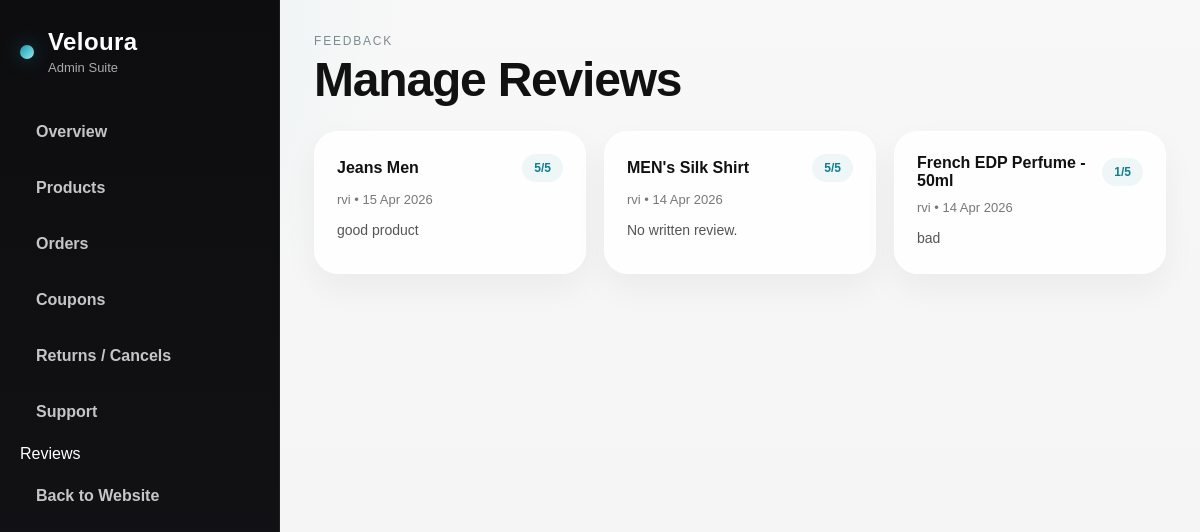
/dashboard/reviews/ (signed in), run on the app's committed database.
### products/models.py (models this page shows, shortened)
class Review(models.Model):
    RATING_CHOICES = [
        (1, '1 Star'),
        (2, '2 Stars'),
        (3, '3 Stars'),
        (4, '4 Stars'),
        (5, '5 Stars'),
    ]
    product = models.ForeignKey(Product, on_delete=models.CASCADE, related_name='reviews')
    user = models.ForeignKey(User, on_delete=models.CASCADE)
    rating = models.IntegerField(choices=RATING_CHOICES)
    comment = models.TextField(blank=True, null=True)
    created_at = models.DateTimeField(auto_now_add=True)
    class Meta:
        unique_together = ('product', 'user')
        ordering = ['-created_at']

class Product(models.Model):
    CATEGORY_CHOICES = [
        ('Women', 'Women'),
        ('Men', 'Men'),
        ('Kids', 'Kids'),
        ('Home', 'Accessories'),
        ('Perfume', 'Perfume'),
    ]
    GENDER_CHOICES = [
        ('Men', 'Men'),
        ('Women', 'Women'),
    ]
    ACCESSORY_TYPE_CHOICES = [
        ('Shoes', 'Shoes'),
        ('Watches', 'Watches'),
        ('Glasses', 'Glasses'),
        ('Belts', 'Belts'),
        ('Wallets', 'Wallets'),
        ('Purse', 'Purse'),
        ('Jewellery', 'Jewellery'),
        ('Skin-Care', 'Skin-Care'),
    ]
    SUBCATEGORY_CHOICES = [
        ('Shirts', 'Shirts'),
        ('T-Shirts', 'T-Shirts'),
        ('Jeans', 'Jeans'),
        ('Formal', 'Formal'),
        ('Polos', 'Polos'),
        ('Jackets', 'Jackets'),
        ('Trousers', 'Trousers'),
        ('Dresses', 'Dresses'),
        ('Tops', 'Tops'),
        ('Kurtas', 'Kurtas'),
        ('Sarees', 'Sarees'),
        ('Skirts', 'Skirts'),
        ('Co-ords', 'Co-ords'),
        ('Leggings', 'Leggings'),
        ('Boys Wear', 'Boys Wear'),
        ('Girls Wear', 'Girls Wear'),
        ('Sets', 'Sets'),
        ('Nightwear', 'Nightwear'),
        ('Baby Wear', 'Baby Wear'),
    ]
    name = models.CharField(max_length=200)
    category = models.CharField(max_length=50, choices=CATEGORY_CHOICES, default='Women')
    price = models.DecimalField(max_digits=10, decimal_places=2)
    image = models.ImageField(upload_to='products/')
    description = models.TextField()
    is_new_arrival = models.BooleanField(default=False)
    is_best_seller = models.BooleanField(default=False)
    is_on_sale = models.BooleanField(default=False)
    sale_percent = models.PositiveIntegerField(default=0)
    gender = models.CharField(max_length=20, choices=GENDER_CHOICES, blank=True, null=True)
    accessory_type = models.CharField(max_length=50, choices=ACCESSORY_TYPE_CHOICES, blank=True, null=True)
    subcategory = models.CharField(max_length=50, choices=SUBCATEGORY_CHOICES, blank=True, null=True)
    stock = models.PositiveIntegerField(default=0)

### products/views.py (the view)
# urls.py: path('dashboard/reviews/', views.dashboard_reviews, name='dashboard_reviews'),
@login_required
def dashboard_reviews(request):
    if not request.user.is_superuser:
        return redirect('/')
    reviews = Review.objects.select_related('product', 'user').order_by('-created_at')
    return render(request, 'dashboard/reviews.html', {'reviews': reviews})

### products/context_processors.py (called while the page is built)
def cart_count(request):
    cart = request.session.get('cart', {})
    total_items = sum(item['quantity'] for item in cart.values())
    return {
        'cart_count': total_items
    }

def wishlist_count(request):
    wishlist = request.session.get('wishlist', {})
    return {
        'wishlist_count': len(wishlist)
    }

### templates/dashboard/reviews.html (shortened to what this page needs)
{% load static %}
<!DOCTYPE html>
<html lang="en">
<head>
    <link rel="stylesheet" href="{% static 'style.css' %}">
</head>
<body>
<section class="lux-dashboard-shell">
    <aside class="lux-dashboard-sidebar">
        <div class="lux-dashboard-brand">
            <span class="lux-brand-dot"></span>
            <div>
                <h2>Veloura</h2>
                <p>Admin Suite</p>
            </div>
        </div>
        <nav class="lux-dashboard-menu">
            <a href="{% url 'dashboard_overview' %}">Overview</a>
            <a href="{% url 'dashboard_products' %}">Products</a>
            <a href="{% url 'dashboard_orders' %}">Orders</a>
            <a href="{% url 'dashboard_coupons' %}">Coupons</a>
            <a href="{% url 'dashboard_order_requests' %}">Returns / Cancels</a>
            <a href="{% url 'dashboard_support_tickets' %}">Support</a
            <a href="{% url 'dashboard_reviews' %}" class="active">Reviews</a>
            <a href="/">Back to Website</a>
        </nav>
    </aside>
    <main class="lux-dashboard-content">
        <div class="lux-dashboard-header">
            <div>
                <p class="lux-dashboard-kicker">Feedback</p>
                <h1>Manage Reviews</h1>
            </div>
        </div>
        <div class="lux-review-grid">
            {% for review in reviews %}
            <div class="lux-review-card">
                <div class="lux-review-top">
                    <strong>{{ review.product.name }}</strong>
                    <span class="review-badge">{{ review.rating }}/5</span>
                </div>
                <p class="lux-review-user">{{ review.user.username }} • {{ review.created_at|date:"d M Y" }}</p>
                <p class="lux-review-text">{{ review.comment|default:"No written review." }}</p>
            </div>
            {% empty %}
            <p>No reviews found.</p>
            {% endfor %}
        </div>
    </main>
</section>
</body>
</html>

### data on the page
Review: product.name "Jeans Men", rating "5", user.username "rvi", created_at "15 Apr 2026", comment "good product"
Review: product.name "MEN's Silk Shirt", rating "5", user.username "rvi", created_at "14 Apr 2026", comment "No written review."
Review: product.name "French EDP Perfume - 50ml", rating "1", user.username "rvi", created_at "14 Apr 2026", comment "bad"
